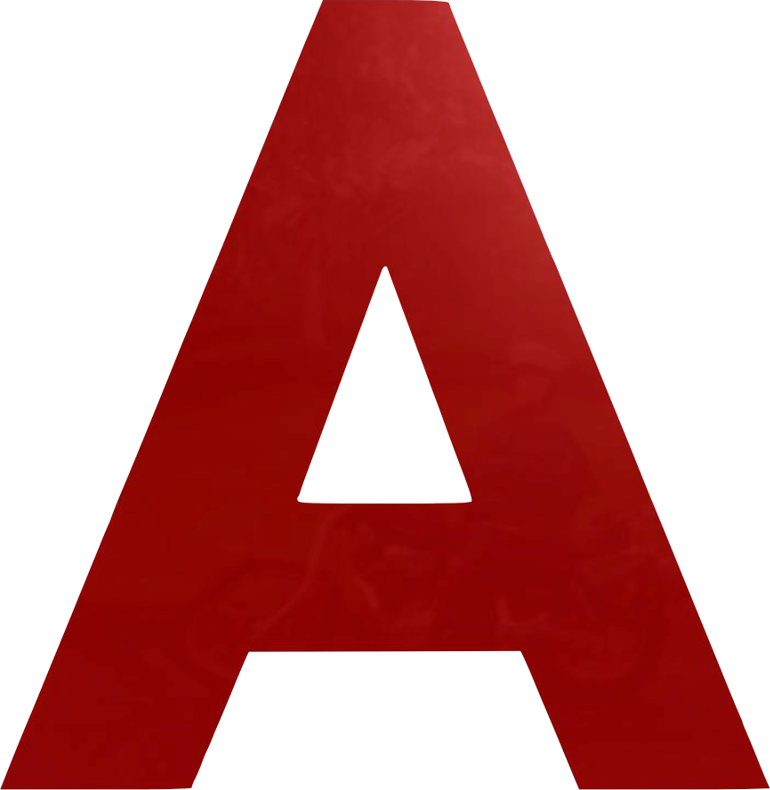
#> input picture Sensor/ABCD/A.png, 770 x 790 px, given as the content of the folder Sensor/EWSN, which was not available
$ python FeatureMatcher.py
#> lines starting #> are read from the running program, lines starting #| are printed output that depends on the picture; after the words box and inside, x2 and y2 are one past the last pixel; in counts of white or black regions, pixels touching at a corner belong together; pictures that were not available may be replaced by others from this repository, and a replacement may not be noted
### Sensor/HashDetector.py
import cv2
import os
import numpy as np
import glob

class HashDetector:

    dim = (512, 512)

    def __init__(self, file_path) -> None:
        self.directions_hash = []
        self.directions = []
        self.check_file_type(file_path)
        self.file_lst = os.listdir(file_path)
        if '.DS_Store' in self.file_lst:
            self.file_lst.remove('.DS_Store')
        for direction in self.file_lst:
            self.directions_hash.append(self.image_to_hash(cv2.imread(file_path + direction)))
            self.directions.append(direction.rsplit('.')[0])
        print(file_path + direction)
        print(self.directions)

    # [45 lines left out: function image_resize_with_pad, not called in this run]

    @staticmethod
    def image_to_hash(img : np.ndarray, is_arrow : bool = False) -> list:

        if len(img.shape) == 3:
            img = cv2.cvtColor(img, cv2.COLOR_BGR2GRAY)

        if is_arrow:
            img = cv2.resize(src=img, dsize=HashDetector.dim)
        else:
            img = cv2.resize(src=img, dsize=HashDetector.dim)

        avg = img.mean()
        bin = 1 * (img > avg)
        return bin

    # [7 lines left out: function hamming_distance, not called in this run]

    @staticmethod
    def check_file_type(image_folder_path, allowed_extensions=None):
        if allowed_extensions is None:
            allowed_extensions = ['.jpg', '.png', '.jpeg']
        no_files_in_folder = len(glob.glob(image_folder_path+"/*"))
        extension_type = ""
        no_files_allowed = 0
        for ext in allowed_extensions:
          no_files_allowed = len(glob.glob(image_folder_path+"/*"+ext))
          if no_files_allowed > 0:
            extension_type = ext
            break
        assert no_files_in_folder == no_files_allowed, "The extension in the folder should all be the same, but found more than one extensions"
        return extension_type

    # [33 lines left out: functions detect_alphabet_hash, detect_arrow, not called in this run]


# [28 lines that do not run on import are left out]

### Sensor/ImageProcessor.py
import cv2
import numpy as np
import time
import platform
import os

from imutils.video import WebcamVideoStream
from imutils.video import FileVideoStream
from imutils.video import FPS
from imutils import auto_canny, grab_contours

# [15 lines that do not run on import are left out]

class ImageProcessor:


    def __init__(self, video_path : str = ""):
        if video_path and os.path.exists(video_path):
            self._cam = FileVideoStream(path=video_path).start()
        else:
            if platform.system() == "Linux":
                self._cam = WebcamVideoStream(src=-1).start()
            else:
                self._cam = WebcamVideoStream(src=0).start()
        # 개발때 알고리즘 fps 체크하기 위한 모듈. 실전에서는 필요없음
        self.fps = FPS()
        if __name__ == "__main__":
            self.hash_detector4door = HashDetector(file_path='EWSN/')
            self.hash_detector4room = HashDetector(file_path='ABCD/')
            self.hash_detector4arrow = HashDetector(file_path='src/arrow/')

        else:

            self.hash_detector4door = HashDetector(file_path='Sensor/EWSN/')
            self.hash_detector4room = HashDetector(file_path='Sensor/ABCD/')
            self.hash_detector4arrow = HashDetector(file_path='Sensor/src/arrow/')

        self.line_detector = LineDetector()

        shape = (self.height, self.width, _) = self.get_image().shape
        print(shape)  # 이미지 세로, 가로 (행, 열) 정보 출력
        time.sleep(2)

    def get_image(self, visualization=False):
        src = self._cam.read()
        if src is None:
            exit()
        if visualization:
            cv2.imshow("src", src)
            cv2.waitKey(1)
        return src


    # [362 lines left out: functions get_door_alphabet_using_iou, get_arrow_direction, get_alphabet_info4room, get_milk_info, line_tracing, line_checker and 4 more, not called in this run]


# [19 lines that do not run on import are left out]

### Sensor/LineDetector.py
import cv2
import numpy as np
import math
from Sensor.ColorPreProcessor import ColorPreProcessor


class LineDetector:
    def __init__(self):
        pass

    # [433 lines left out: functions draw_lines, mask_color, get_lines, get_fitline, get_contour_line, get_fitline__ and 1 more, not called in this run]


# [27 lines that do not run on import are left out]

### Constant.py
from enum import Enum, auto
from collections import namedtuple

class Direction(Enum):
    LEFT = auto()
    RIGHT = auto()

class AreaColor(Enum):
    GREEN = auto()
    BLACK = auto()

class LineColor(Enum):
    GREEN = auto()
    BLACK = auto()
    YELLOW = auto()

class WalkInfo(Enum):
    DIRECTION_LINE = auto()
    CORNER_LEFT = auto()
    CORNER_RIGHT = auto()
    STRAIGHT = auto()
    LEFT = auto()
    RIGHT = auto()
    V_LEFT = auto()
    V_RIGHT = auto()
    MODIFY_LEFT = auto()
    MODIFY_RIGHT = auto()
    BACKWARD = auto()

class Constant:
    def __setattr__(self, name, value):
        if name in self.__dict__:
            raise Exception('변수에 값을 할당할 수 없습니다.')
        self.__dict__[name] = value

    def __delattr__(self, name):
        if name in self.__dict__:
            raise Exception('변수를 삭제할 수 없습니다.')


const = Constant()

# ---------- 대회 ---------- ##
## COLOR SETTING ###
const.RED_ALPHABET_RANGE1 = [[166, 77, 30], [180, 255, 189]]#
const.RED_ALPHABET_RANGE2 = [[0, 77, 30], [36, 255, 189]] #
const.BLUE_ALPHABET_RANGE = [[92, 87, 30], [170, 255, 120]] #
## BOX
const.RED_BOX_RANGE1 = [[166, 77, 30], [180, 255, 189]]#
const.RED_BOX_RANGE2 = [[0, 77, 30], [36, 255, 189]] #
const.BLUE_BOX_RANGE = [[92, 87, 30], [170, 255, 120]] #
## AREA ###
const.GREEN_RANGE = [[38, 54, 0], [91, 255, 98]] #
const.BLACK_RANGE = [[0, 0, 0], [180, 255, 80]] #
# LINE
const.YELLOW_RANGE = [[11, 83, 36], [48, 255, 255]]
#


### DOOR SETTING ###
const.IN_DOOR_WALK = 8
const.DEFAULT_WALK_AFTER_DETECT_DIRECTION = 4
const.DEFAULT_TURN_AFTER_DETECT_DIRECTION = 4
const.DEFAULT_DIRECTION = Direction.LEFT
const.OUT_DOOR_WALK = 8
const.DOOR_THRESH_VALUE = 66

## DIRECTION ##
const.DIRECTION_THRESH_VALUE = 30

### CORNER FILTERING ###
const.CORNER_FILTER_DISTANCE = 40

## AREA ##
const.CHECK_AREA_GREEN_RATE_THRESH = 10

### GREEN ROOM ###
## 1) BOX -> AREA
const.GREEN_ROOM_TURN_FIND_BOX = 3
const.GREEN_ROOM_DEFAULT_TURN_FIND_AREA = 1
const.GREEN_ROOM_DEFAULT_WALK_BEFORE_DROP_BOX = 1
const.GREEN_ROOM_AREA_IN_LIMIT = 460
## 2) AREA -> CORNER
const.GREEN_ROOM_DEFAULT_TURN_FIND_CORNER = 2
const.GREEN_ROOM_TURN_FIND_CORNER = 1

### BLACK ROOM ###
const.BLACK_ROOM_ALPHABET = "B"
const.BLACK_ROOM_DEFAULT_TURN_FIND_BOX = 3
const.BLACK_ROOM_DEFAULT_TURN_FIND_CORNER = 3
const.BLACK_ROOM_DEFAULT_OUT_ROOM_WALK = 2


### DEBUG MODE ###
debug_mode = Constant()
debug_mode.IS_ON = False
Room = namedtuple('Room', 'area_color room_name name_color')
first_room = Room(AreaColor.GREEN, "B", "RED")
second_room = Room(AreaColor.BLACK, "B", "BLUE")
third_room = Room(AreaColor.GREEN, "D", "BLUE")
debug_mode.DOOR_ALPHABET = "S"
debug_mode.DIRECTION = "LEFT"
debug_mode.ROOMS = [first_room, second_room, third_room]

### Sensor/FeatureMatcher.py
import cv2
import numpy as np
import os

class FeatureMatcher():
    def __init__(self, path, mode=3):
        self.descripter = self._set_descripter(mode=mode)
        self.path = path
        self.images = []
        self.class_names = []
        self.lst = os.listdir(path)
        if '.DS_Store' in self.lst:
            self.lst.remove('.DS_Store')
        for cl in self.lst:
            img_cur = cv2.imread(f'{self.path}/{cl}',0)
            self.images.append(img_cur)
            self.class_names.append(os.path.splitext(cl)[0])
        self.descripter_lst = self._find_descripter() #  비교기준들에 대한 디스크립터들을 미리 구해놓는다.
        print(self.class_names)

    def _set_descripter(self, mode):
        if mode == 0:
            return cv2.KAZE_create()
        elif mode == 1:
            return cv2.BRISK_create()
        elif mode == 2:
            return cv2.ORB_create()
        elif mode == 3:
            return cv2.SIFT_create() # parameter : contrastThreshold

    def _find_descripter(self):
        tmp = []
        for img in self.images:
            kp, des = self.descripter.detectAndCompute(img, None)
            tmp.append(des)
        return tmp

    def _find_class_idx(self, img, thres):
        kp2, des2 = self.descripter.detectAndCompute(img, None)
        bf = cv2.BFMatcher()
        match_lst = []
        idx = -1
        try:
            for des1 in self.descripter_lst:
                matches = bf.knnMatch(des1,des2,k=2)
                good = []
                for m, n in matches:
                    if m.distance < 0.65 * n.distance:
                        good.append([m])
                match_lst.append(len(good))
        except:
            pass
        if len(match_lst) != 0 :
            if max(match_lst) > thres:
                idx = match_lst.index(max(match_lst))

        return idx

    def get_class_name(self, img, thres=9):
        idx = self._find_class_idx(img,thres)
        if idx != -1:
            return self.class_names[idx]
        else: return None

if __name__ == "__main__":
    from Sensor.ImageProcessor import ImageProcessor
    from Sensor.Target import Target
    from imutils import auto_canny
    imageProcessor = ImageProcessor(video_path="src/green_room_test/green_area2.h264")
#> pass 2 of the loop in check_file_type, `for ext in allowed_extensions:`:
#> in image_to_hash, `img = cv2.cvtColor(img, cv2.COLOR_BGR2GRAY)`:
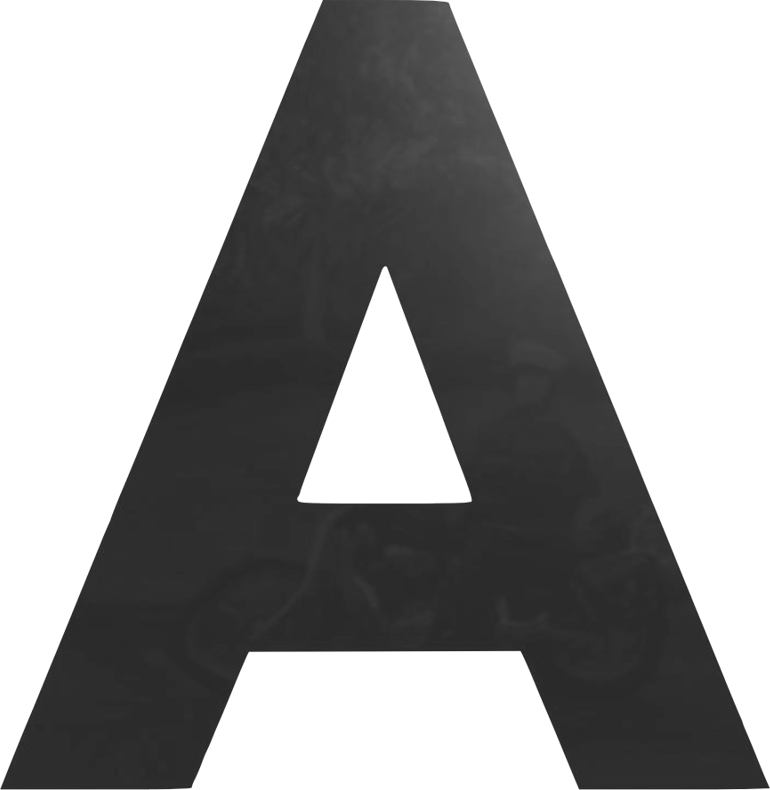
#> img: shape (790, 770); min 33, max 255, mean 159.1
#> in image_to_hash, `avg = img.mean()`: avg = 159.1
#> in image_to_hash, `bin = 1 * (img > avg)`:
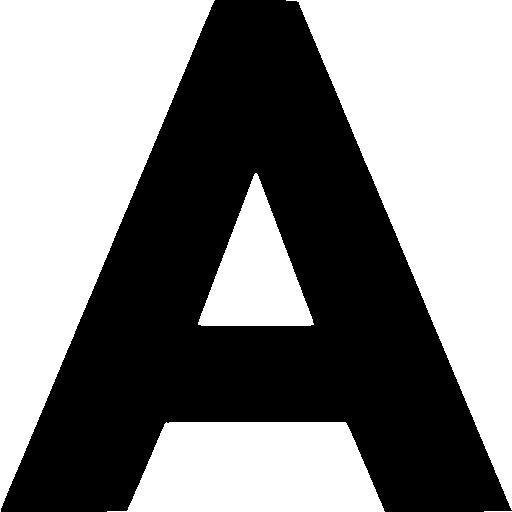
#> bin: shape (512, 512) int64; values 0 (black) and 1 (white), 53% white; 1 black region, box (x1, y1, x2, y2) and area: (1, 0, 512, 512) 123288
#> pass 2 of the loop in check_file_type, `for ext in allowed_extensions:`:
#> pass 2 of the loop in __init__, `for direction in self.file_lst:`:
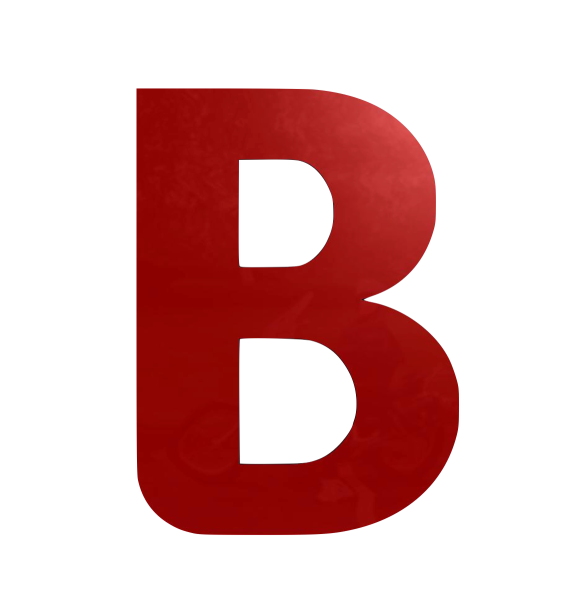
#> input picture Sensor/ABCD/B.png, 1170 x 1214 px, found by its file name (shown at 1/2 size)
#> in image_to_hash (call 3), `img = cv2.resize(src=img, dsize=HashDetector.dim)`:
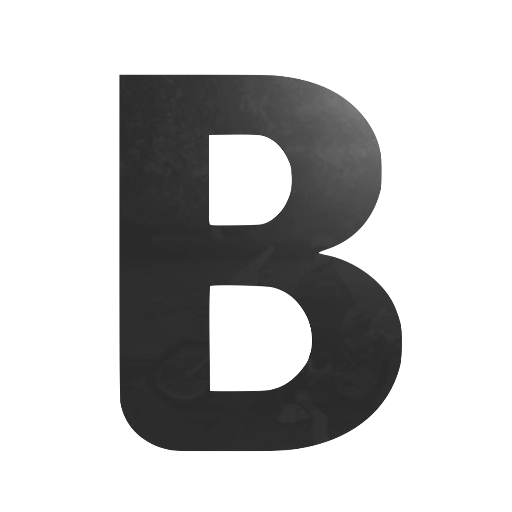
#> img: shape (512, 512); min 22, max 255, mean 195.8
#> avg = 195.8
#> in image_to_hash (call 3), `bin = 1 * (img > avg)`:
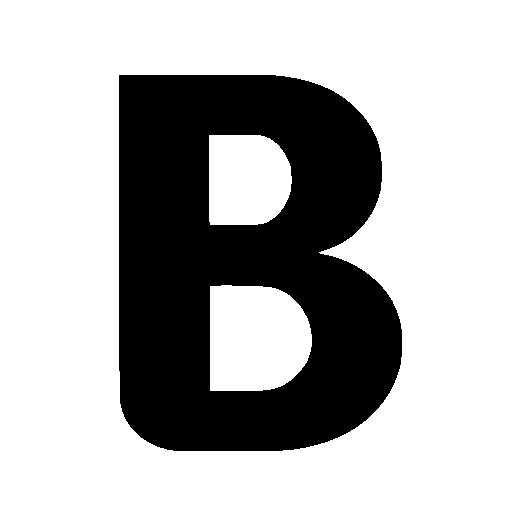
#> bin: shape (512, 512) int64; values 0 (black) and 1 (white), 70.4% white; 1 black region, box (x1, y1, x2, y2) and area: (119, 75, 402, 451) 77624
#> pass 3 of the loop in __init__, `for direction in self.file_lst:`:
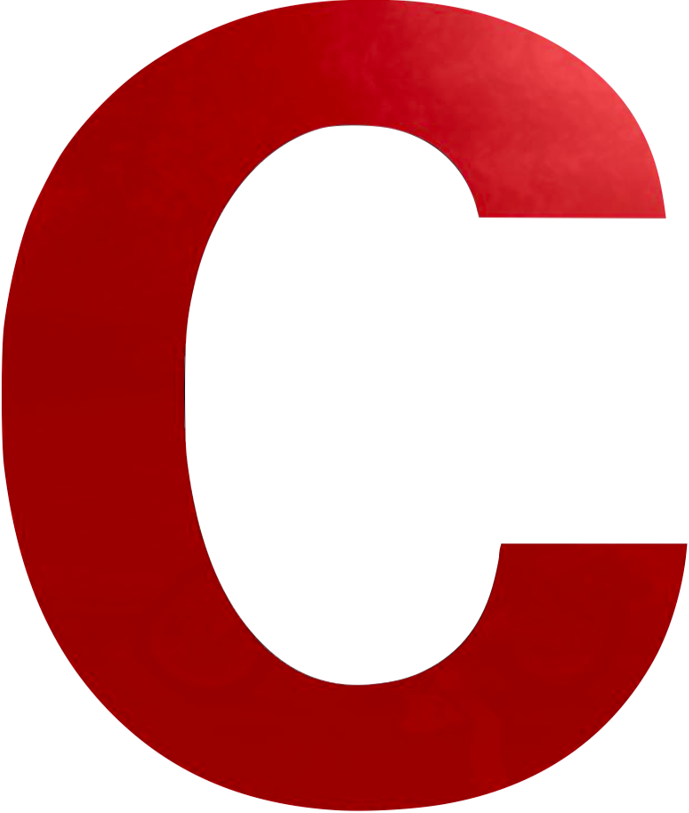
#> input picture Sensor/ABCD/C.png, 689 x 813 px, found by its file name
#> avg = 163.3
#> in image_to_hash (call 4), `bin = 1 * (img > avg)`:
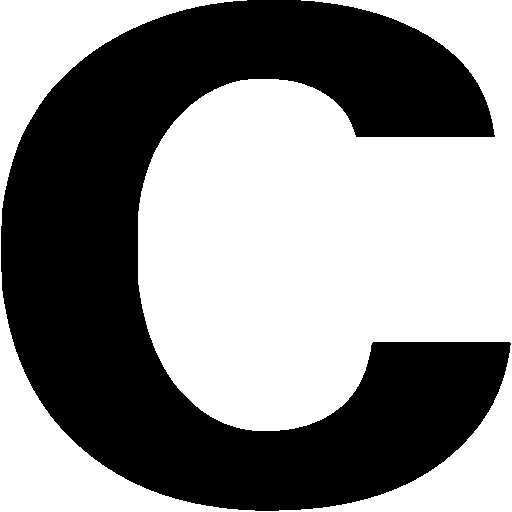
#> bin: shape (512, 512) int64; values 0 (black) and 1 (white), 54.4% white; 1 black region, box (x1, y1, x2, y2) and area: (1, 0, 511, 511) 119534
#> pass 2 of the loop in check_file_type, `for ext in allowed_extensions:`:
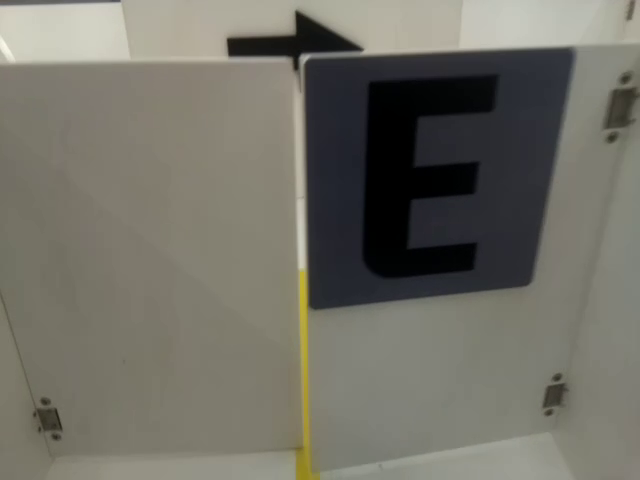
#> input picture frame 10 of Sensor/src/1116/E.mp4, 640 x 480 px, given in place of the camera
#> in get_image, src is the input picture: shape (480, 640, 3); mean B, G, R 102.6, 112.1, 113.8
#> in __init__, `shape = (self.height, self.width, _) = self.get_image().shape`: shape = (480, 640, 3); self.height = 480; self.width = 640
#| (480, 640, 3)
    feature_matcher1 = FeatureMatcher(path="ABCD", mode=2)
#> in __init__, `img_cur = cv2.imread(f'{self.path}/{cl}',0)`:
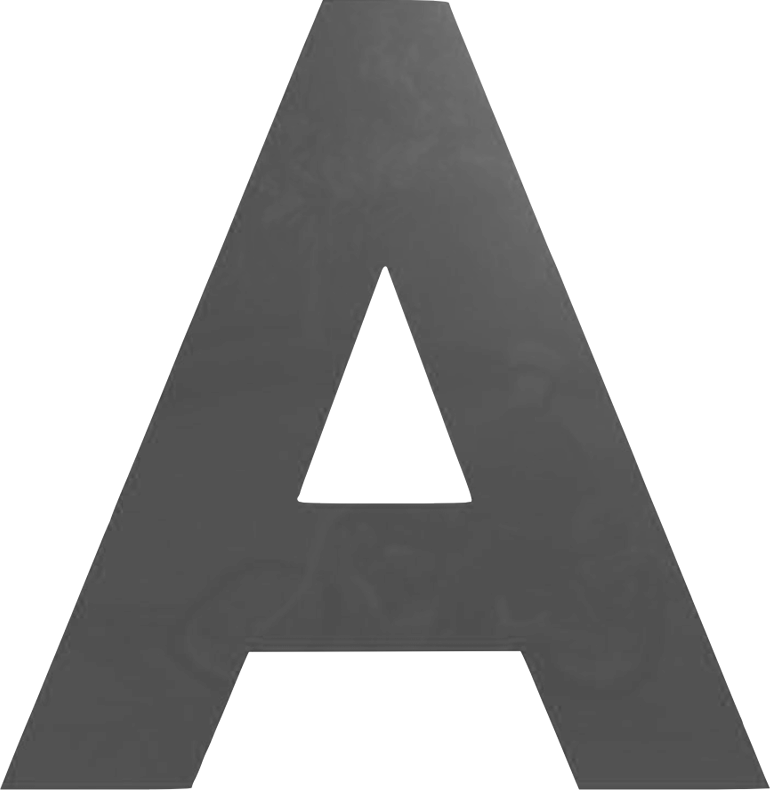
#> img_cur: shape (790, 770); min 64, max 255, mean 175.2
#> pass 2 of the loop in __init__, `for cl in self.lst:`:
#> img_cur: shape (1214, 1170)
#> pass 3 of the loop in __init__, `for cl in self.lst:`:
#> in __init__, `img_cur = cv2.imread(f'{self.path}/{cl}',0)`:
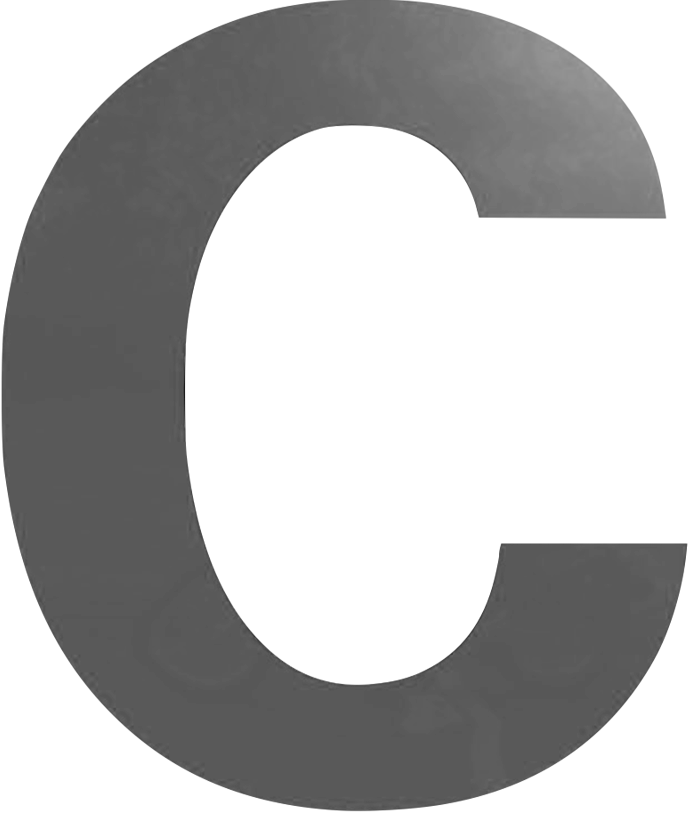
#> img_cur: shape (813, 689); min 28, max 255, mean 182.4
#> the loop in _find_descripter, `for img in self.images:` made 3 passes
#> after the loop in _find_descripter, `for img in self.images:`: tmp = 3 items
    while True:
        targets = []
        src = imageProcessor.get_image()
#> call 2 of get_image, with visualization = False
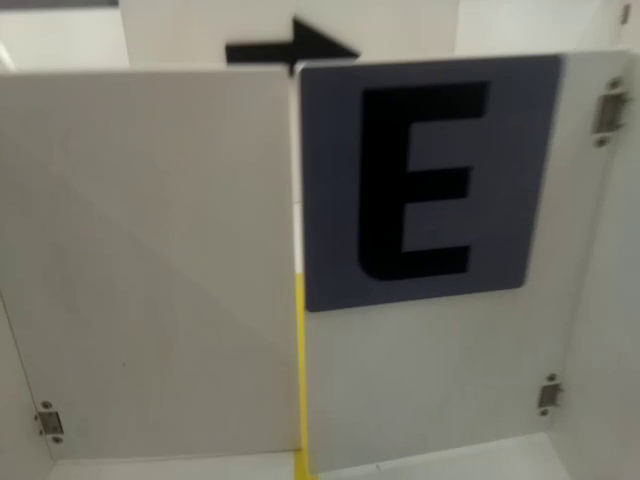
#> input picture frame 11 of Sensor/src/1116/E.mp4, 640 x 480 px, given in place of the camera
#> in get_image, src is the input picture: shape (480, 640, 3); mean B, G, R 103.9, 113.6, 115.3
        gray = cv2.cvtColor(src, cv2.COLOR_BGR2GRAY)
        class_name1 = feature_matcher1.get_class_name(cv2.cvtColor(cv2.resize(src,(320,240)), cv2.COLOR_BGR2GRAY))
#> in _find_class_idx, `kp2, des2 = self.descripter.detectAndCompute(img, None)`: kp2 = 74 keypoints; strongest (x, y, size): (148, 32, 31), (151, 32, 31), (155, 155, 37.2), (154, 154, 44.6)
#> the loop in _find_class_idx, `for des1 in self.descripter_lst:` made 3 passes
#> matches on passes 1 to 3: 39 matches, 114 matches, 39 matches
#> after the loop in _find_class_idx, `for des1 in self.descripter_lst:`: match_lst = [0, 0, 0]
#> in get_class_name, `idx = self._find_class_idx(img,thres)`: idx = -1
        if class_name1 != -1 and class_name1 != None:
            src1 = cv2.putText(src, f"Detected: {class_name1[0]}", (0, 80), cv2.FONT_HERSHEY_COMPLEX, 2, (255, 0, 0), 3)
        else:
            src1 = cv2.putText(src, f"Detected: None", (0, 80), cv2.FONT_HERSHEY_COMPLEX, 2, (0, 0, 255), 3)
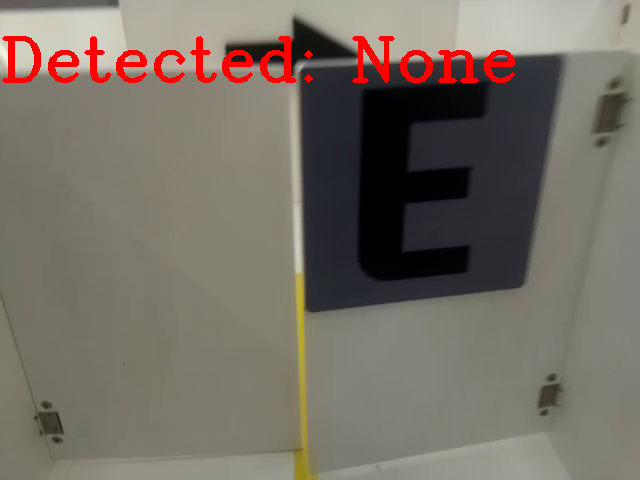
#> src1: shape (480, 640, 3); mean B, G, R 101.1, 110.6, 118.1
            pass
        cv2.imshow('img', src)
        cv2.waitKey(1)
